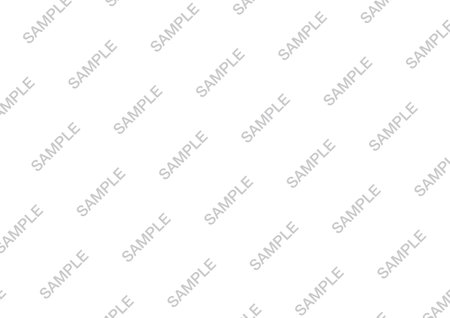
%> input picture Code/Live version/Watermark.jpeg, 450 x 318 px
$ octave --eval "DenoiseSP(imread('Watermark.jpeg'));"   (GNU Octave 9; MATLAB toolbox functions it lacks are replaced by stand-ins)
%> lines starting %> are read from the running program, lines starting %| are printed output that depends on the picture; in (x1, y1, x2, y2) boxes, pixels count from 0 and x2, y2 are one past the last pixel; in counts of white or black regions, pixels touching at a corner belong together; the program's own positions count from 1
function DenoiseSP(img)
%this function takes an image, applies a Salt and Pepper noise selected, then displays the results
%showing
% - the original image and the original denoised (so it can be used to
% denoise an already noised image uploaded by the user)
% - the noised image (the original with a SP noise applied) and its denoised version.

    [~, ~, img_l]=size(img);
%> img_l = 3

%appliying the noise to the original image

    img_noised=imnoise(img,'salt & pepper');
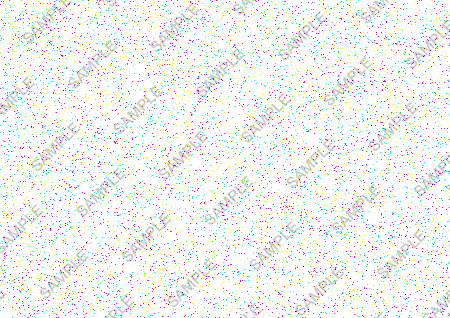
%> img_noised: size 318x450x3 uint8; mean R, G, B 245.6, 245.6, 245.5

%determine if the image is gray-level or color, and then applying a
%salt&pepper denoise method depending on the case we are in

    if img_l==1 %if image is gray level
       img_filtered=medfilt2(img_noised,[3 3]); %apply a median filter on 3-by-3 sub-blocks

       %create a mask putting 1 where the salt and pepper noise is present
       %in the original image 'img', so where there are 0 or 255 values.
       mask=(img==0 | img==255); %it is a logical array
       img_no_noise=img;
       img_no_noise(mask)=img_filtered(mask); %replace the noised pixels with the median, the other pixels are left unchanged, so that they are loyal to original image values

       %computing error
        MSE=immse(img_no_noise,img);
        SSIM=ssim(img_no_noise,img);
        PSNR=psnr(img_no_noise,img);

       %display results
        figure('name','Results of different denoising methods')
        subplot(1,3,1); imshow(img); title('Original image');
        subplot(1,3,2); imshow(img_noised); title('Noised image');
        subplot(1,3,3); imshow(img_no_noise); title('Median filter');
        annotation('textbox',[.7 .15 .2 .1], 'String', sprintf(' MSE = %5.4f\n SSIM = %3.2f\n PSNR = %3.2f',MSE,SSIM,PSNR),'FitBoxToText','on','FontSize',18,'FontWeight','bold','LineWidth',1.5);
        set(gcf, 'Position', get(0,'Screensize'));

    else %if the image is not gray level
        %splitting the image into channels
        [channelR, channelG, channelB]=imsplit(img_noised);
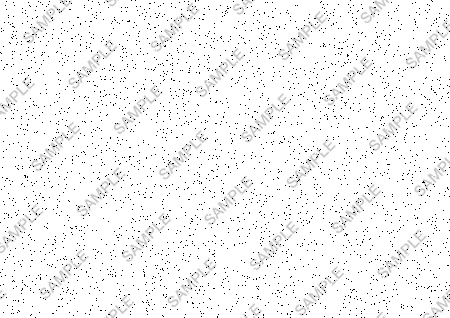
%> channelB: size 318x450 uint8; min 0, max 255, mean 245.5

        %apply a median filter to each single channel
        img_filteredR=medfilt2(channelR);
        img_filteredG=medfilt2(channelG);
        img_filteredB=medfilt2(channelB);

        %computing a logical mask on each single channel
        maskR=(channelR==0 | channelR==255);
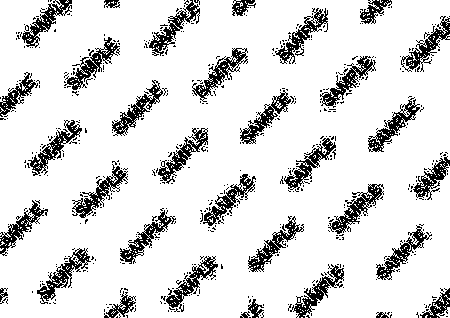
%> maskR: size 318x450 logical; 85.7% white; black in thin lines or dots
        maskG=(channelG==0 | channelG==255);
%> maskG: size 318x450 logical; 85.7% white; black in thin lines or dots
        maskB=(channelB==0 | channelB==255);
%> maskB: size 318x450 logical; 85.7% white; black in thin lines or dots

        %replacing the noised pixels with their median value [3 3] for each
        %single channel
        img_no_noiseR=channelR;
        img_no_noiseR(maskR)=img_filteredR(maskR);
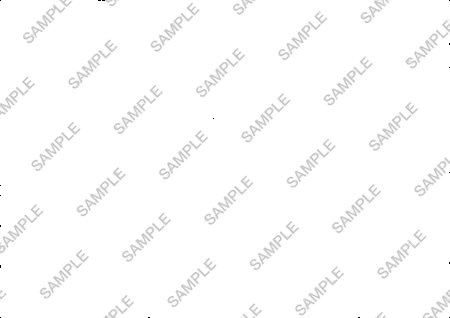
%> img_no_noiseR: size 318x450 uint8; min 0, max 255, mean 251.7
        img_no_noiseG=channelG;
        img_no_noiseG(maskG)=img_filteredG(maskG);
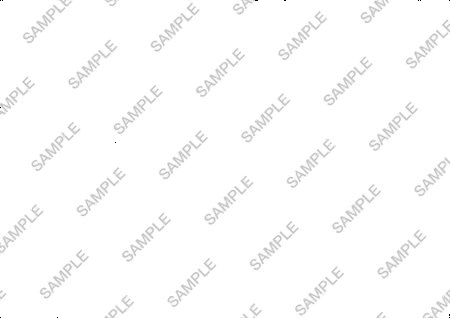
%> img_no_noiseG: size 318x450 uint8; min 0, max 255, mean 251.7; mean of the top-left, top-right, bottom-left and bottom-right quarters 251.6, 251.7, 251.8, 251.6
        img_no_noiseB=channelB;
        img_no_noiseB(maskB)=img_filteredB(maskB);
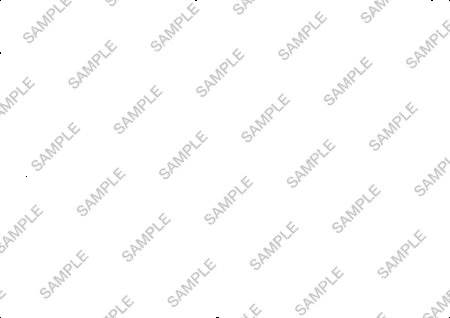
%> img_no_noiseB: size 318x450 uint8; 5.7% of pixels changed, all inside (x1, y1, x2, y2) = (0, 0, 450, 318)

        %unifying channel
        img_no_noise=cat(3,img_no_noiseR,img_no_noiseG,img_no_noiseB);

        %computing error
        MSE=immse(img_no_noise,img);
%> MSE = 11.93
        SSIM=ssim(img_no_noise,img);
%> SSIM = 0.99
        PSNR=psnr(img_no_noise,img);
%> PSNR = 37.36
%> `DenoiseSP(imread('Watermark.jpeg'));`:
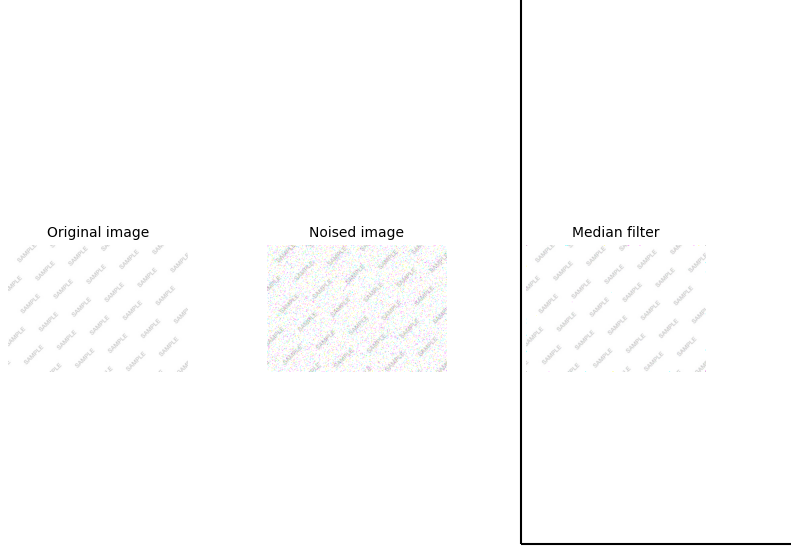
%> figure redrawn from the program's plot data, 4 panels

        %displaying results
        figure('name','Results of different denoising methods')
        subplot(1,3,1); imshow(img); title('Original image');
        subplot(1,3,2); imshow(img_noised); title('Noised image');
        subplot(1,3,3); imshow(img_no_noise); title('Median filter');
        annotation('textbox',[.7 .15 .2 .1], 'String', sprintf(' MSE = %5.4f\n SSIM = %3.2f\n PSNR = %3.2f',MSE,SSIM,PSNR),'FitBoxToText','on','FontSize',18,'FontWeight','bold','LineWidth',1.5);
        set(gcf, 'Position', get(0,'Screensize'));

    end

end
